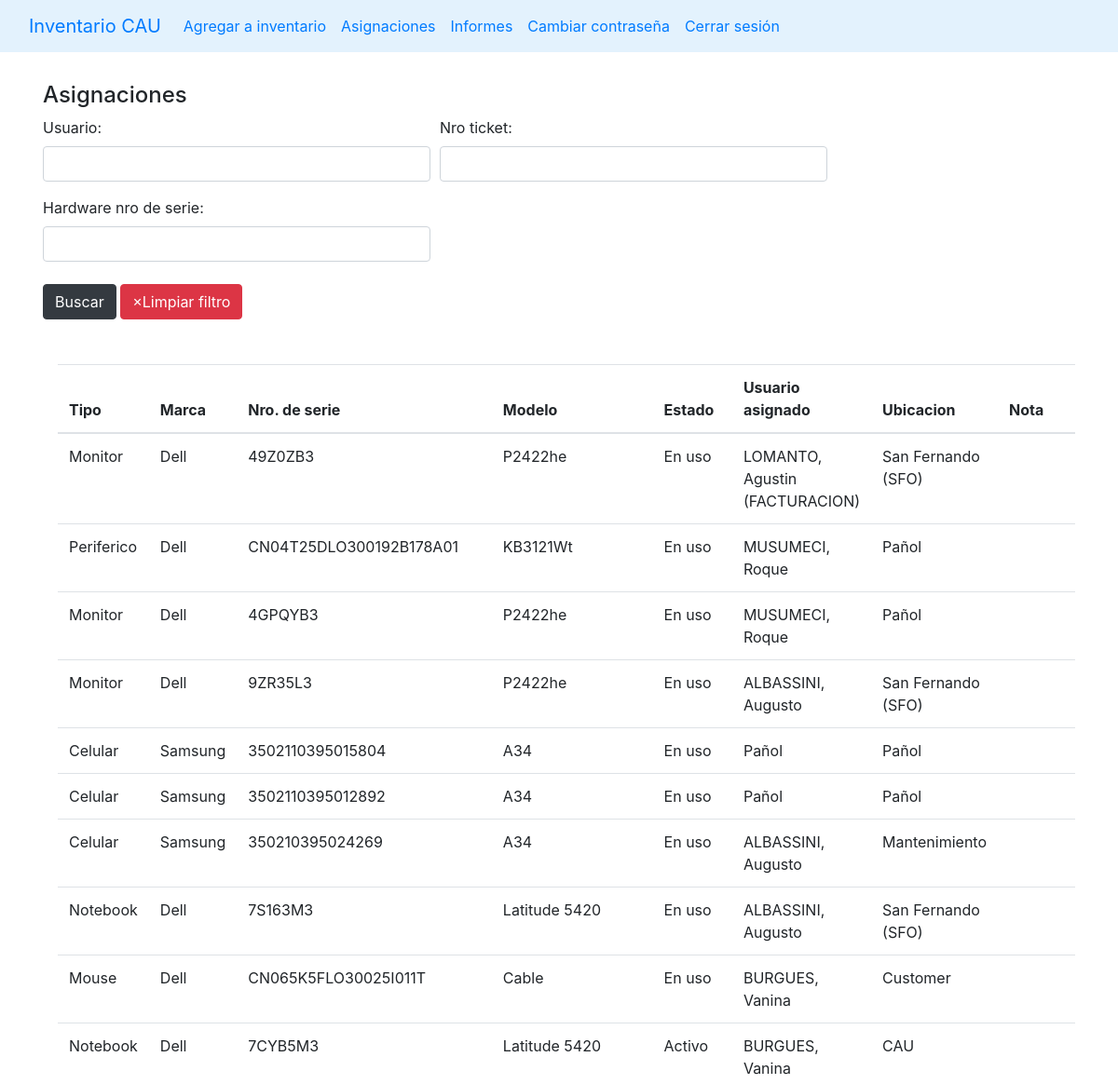
The page /asignaciones (signed in, upper part) on the database as committed earlier.
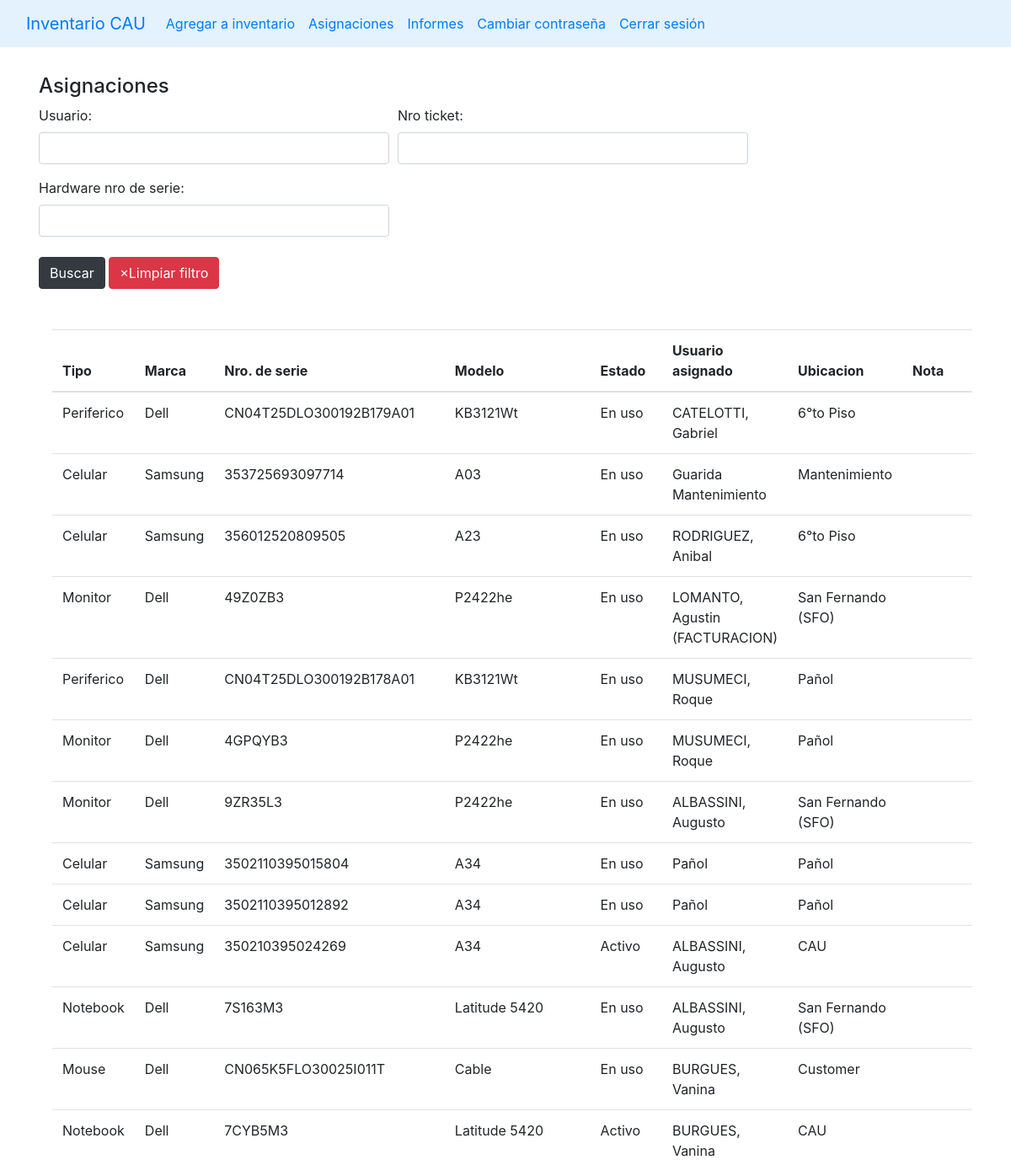
The same page on the database as committed later.
### stockaep/models.py (models this page shows, shortened)
class Asignacion(models.Model):
    hardware = models.ForeignKey(Hardware, on_delete=models.CASCADE)
    usuario = models.CharField(max_length=50)
    fecha_creacion = models.DateField(default=timezone.now)
    nro_ticket = models.CharField(blank=True, max_length=10)
    nota = models.TextField(blank=True, max_length=200)
    class Meta:
        ordering = ['fecha_creacion']

class Hardware(models.Model):
    origenes = (
        ('T4', 'T4'),
        ('CAU', 'CAU'),
        ('Yenny', 'Yenny')
    )
    tipo = models.ForeignKey(Tipo, on_delete=models.CASCADE)
    marca = models.ForeignKey(Marca, on_delete=models.CASCADE)
    modelo = models.ForeignKey(Modelo, on_delete=models.CASCADE)
    nro_de_serie = models.CharField(max_length=100, blank=True)
    ubicacion = models.ForeignKey(Ubicacion, on_delete=models.CASCADE)
    estado = models.ForeignKey(Estado, on_delete=models.CASCADE)
    observaciones = models.TextField(max_length=500, blank=True)
    origen = models.CharField(choices=origenes, max_length=10, default='CAU')
    nota = models.TextField(max_length=500, blank=True)
    class Meta:
        ordering = ['tipo']

class Tipo(models.Model):
    name = models.CharField(max_length=50, unique=True)
    class Meta:
        ordering = ['name']
    def __str__(self) -> str:
        return self.name

class Marca(models.Model):
    nombre = models.CharField(max_length=50, null=False, default='S/D', unique=True)
    class Meta:
        ordering = ['nombre']
    def __str__(self):
        return self.nombre

class Modelo(models.Model):
    nombre = models.CharField(max_length=100, null=False, default='S/D')
    class Meta:
        ordering = ['nombre']
    def __str__(self):
        return self.nombre

class Estado(models.Model):
    estados_hardware = (
    ("Nuevo", "Nuevo"),
    ('Activo', 'Activo'),
    ('En uso', 'En uso'),
    ('Fuera de Servicio', 'Fuera de Servicio'),
    ('Scrap', 'Scrap'),
    ('RMA', 'RMA')
)
    nombre = models.CharField(choices=estados_hardware, max_length=50)
    class Meta:
        ordering = ['nombre']
    def __str__(self):
        return f'{self.nombre}'

class Ubicacion(models.Model):
    nombre = models.CharField(max_length=50)
    class Meta:
        ordering = ['nombre']
    def __str__(self):
        return self.nombre

### stockaep/views.py (the view)
# urls.py: path('asignaciones', views.asignaciones, name='asignaciones'),
@login_required(login_url='login')
def asignaciones(request):
    ctx = {'link':'asignaciones'}
    asignaciones = Asignacion.objects.filter()
    f = AsignacionFilter(request.GET, queryset=Asignacion.objects.all())
    asignaciones_filtradas = f.qs
    ctx['filter'] = f
    ctx['asignaciones'] = asignaciones_filtradas
    return render(request, 'main.html', ctx)

### templates/main.html (shortened to what this page needs)
{% load static %}
<!DOCTYPE html>
<html lang="en">
<head>
    <link rel="stylesheet" href="https://stackpath.bootstrapcdn.com/bootstrap/4.5.0/css/bootstrap.min.css"0>
</head>
<body>
    {% include "navbar.html" %}
    {% if link == 'index' %}
        {% include 'list_hardware.html' %}
    {% elif link == 'create' %}
        {% include 'add_to_inventary.html' %}
    {% elif link == 'edit' %}
        {% include 'edit_hardware.html' %}
    {% elif link == 'notification' %}
        {% include 'notifications.html' %}
    {% elif link == 'asignaciones'%}
        {% include 'asignaciones.html' %}
    {% elif link == "admin_users" %}
        {% include "admin_users.html" %}
    {% elif link == "cambio_contraseña" %}
        {% include "cambio_contraseña.html" %}
    {% elif link == "realizar_informe" %}
        {% include "realizar_informe.html" %}
    {% endif %}
</body>
</html>

### templates/navbar.html (shortened to what this page needs)
  <nav class="navbar navbar-expand-lg bg-body-tertiary" style="background-color: #e3f2fd;" data-bs-theme="dark">
    <div class="container-fluid">
        <a class="navbar-brand" href="/">Inventario CAU</a>
        <div class="collapse navbar-collapse" id="navbarNavDropdown">
            <ul class="navbar-nav">
                <li class="nav-item">
                    <a class="nav-link" href="{% url 'create' %}">Agregar a inventario</a>
                </li>
                <li class="nav-item">
                    <a href="{% url 'asignaciones' %}" class="nav-link">Asignaciones</a>
                </li>
                <li class="nav-item">
                  <a href="{% url 'informes' %}" class="nav-link">Informes</a>
              </li>
                <li class="nav-item"><a href="{% url 'cambio_contraseña' %}" class="nav-link">Cambiar contraseña</a></li>
                <li class="nav-item"><a class="nav-link" href="/logout">Cerrar sesión</a></li>
            </ul>
        </div>
    </div>
</nav>

### templates/asignaciones.html (shortened to what this page needs)
{% load static%}
{% block content %}
<div class="container p-3">
    <h4 class="mt-3">Asignaciones</h4>
    <div class="input-group mb-3">
        <form method="get">
            <div class="form-row" >
                {% for field in filter.form %}
                <div class="form-group col-md-6" id="form-field-{{ forloop.counter0 }}">
                    {{ field.label_tag }}
                    {{ field }}
                </div>
                {% endfor %}
            </div>
            <button type="submit" class="btn btn-dark mb-3 mt-2">Buscar</button>
            <a as="button" class="btn btn-danger mb-3 mt-2" href="{% url 'asignaciones' %}">&times;Limpiar filtro</a>
        </form>
    </div>
    <div class="container p-3 table-responsive">
        <table class="table table-hover">
            <thead>
                <tr>
                    <th scope="col">Tipo</th>
                    <th scope="col">Marca</th>
                    <th scope="col">Nro. de serie</th>
                    <th scope="col">Modelo</th>
                    <th scope="col">Estado</th>
                    <th scope="col">Usuario asignado</th>
                    <th scope="col">Ubicacion</th>
                    <th scope="col">Nota</th>
                </tr>
            </thead>
            <tbody>
                {% for a in asignaciones reversed%}
                    <tr>
                        <td>{{a.hardware.tipo}}</td>
                        <td>{{a.hardware.marca}}</td>
                        <td>{{a.hardware.nro_de_serie}}</td>
                        <td>{{a.hardware.modelo}}</td>
                        <td>{{a.hardware.estado}}</td>
                        <td>{{a.usuario}}</td>
                        <td>{{a.hardware.ubicacion}}</td>
                        <td>{{a.nota}}</td>
                    </tr>
                {% endfor %}
            </tbody>
        </table>
    </div>
</div>
{% endblock %}

Rows that differ between the two databases and show on the page:
added Asignacion: hardware.tipo "Periferico", hardware.marca "Dell", hardware.nro_de_serie "CN04T25DLO300192B179A01", hardware.modelo "KB3121Wt", hardware.estado "En uso", usuario "CATELOTTI, Gabriel", hardware.ubicacion "6°to Piso"
added Asignacion: hardware.tipo "Celular", hardware.marca "Samsung", hardware.nro_de_serie "353725693097714", hardware.modelo "A03", hardware.estado "En uso", usuario "Guarida Mantenimiento", hardware.ubicacion "Mantenimiento"
added Asignacion: hardware.tipo "Celular", hardware.marca "Samsung", hardware.nro_de_serie "356012520809505", hardware.modelo "A23", hardware.estado "En uso", usuario "RODRIGUEZ, Anibal", hardware.ubicacion "6°to Piso"
changed through a linked row, Asignacion (number 10 of 13 on the later page): hardware.estado "En uso" → "Activo"; hardware.ubicacion "Mantenimiento" → "CAU"
